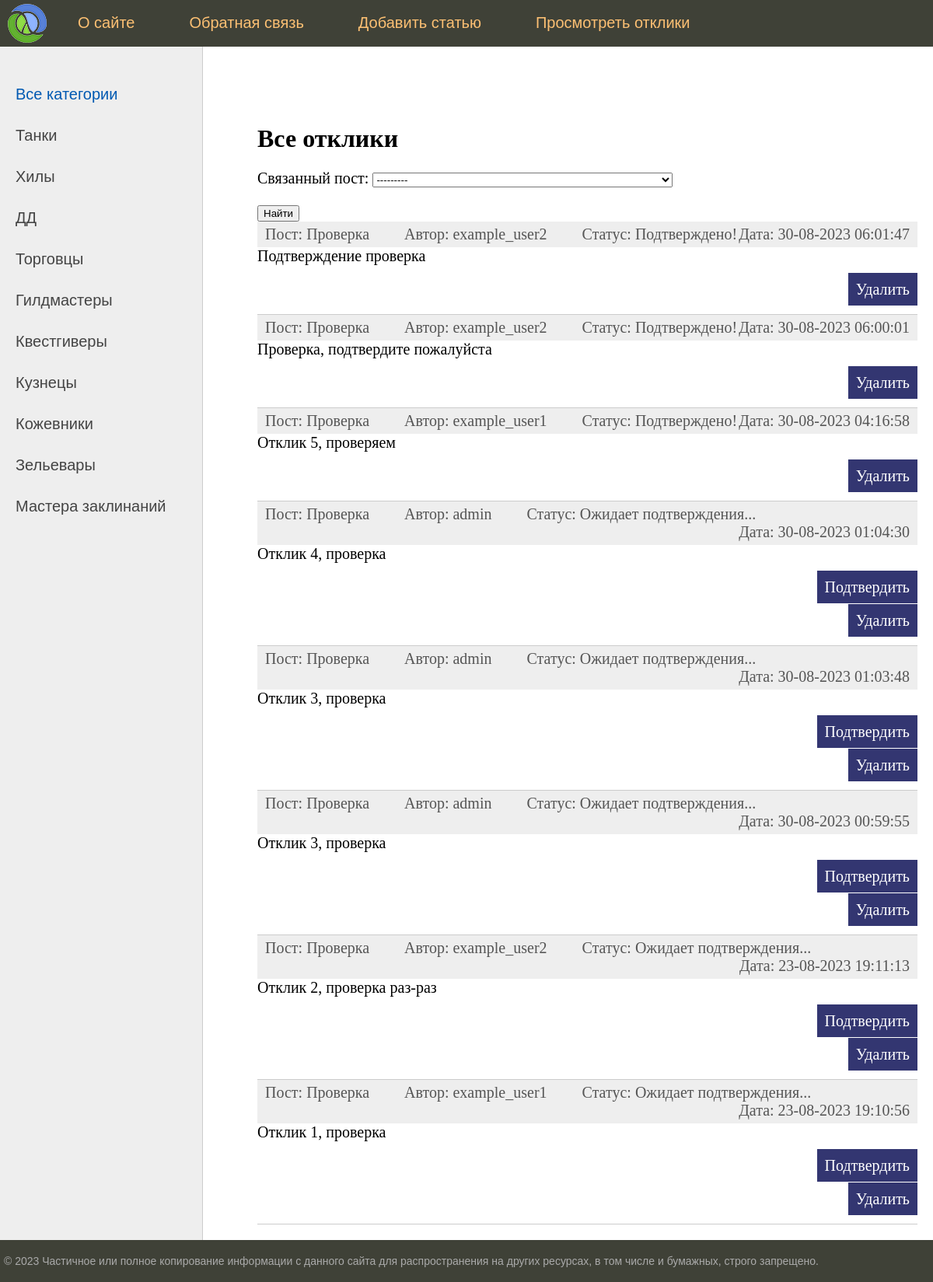
Page /messages/ (signed in) on the earlier database version.
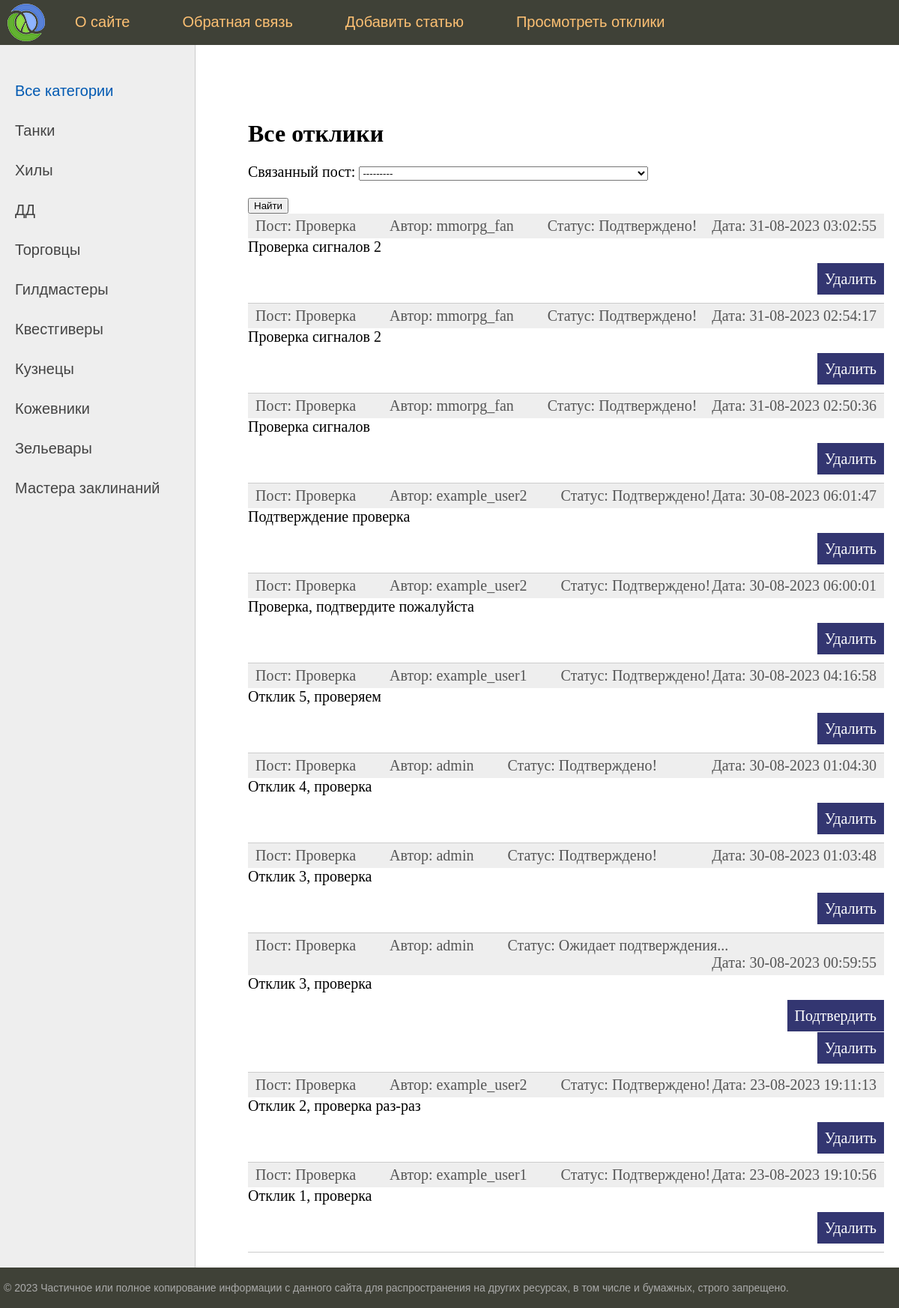
Same page on the later database version.
### bulletinboard/models.py (models this page shows, shortened)
class Category(models.Model):
    name = models.CharField(max_length=100, db_index=True, verbose_name='Категория')
    slug = models.SlugField(max_length=255, unique=True, db_index=True, verbose_name='URL')
    def get_absolute_url(self):
        return reverse('category', kwargs={'cat_slug': self.slug})
    class Meta:
        verbose_name = 'Категория'
        verbose_name_plural = 'Категории'
        ordering = ['id']

class Message(models.Model):
    post = models.ForeignKey(Post, on_delete=models.CASCADE, verbose_name='Связанный пост')
    author = models.ForeignKey(Author, on_delete=models.CASCADE, verbose_name='Автор')
    creation_time = models.DateTimeField(auto_now_add=True, verbose_name='Время создания')
    text = models.TextField(blank=False, verbose_name='Содержание')
    is_approved = models.BooleanField(default=False, verbose_name='Подтверждение')
    class Meta:
        verbose_name = 'Отклик'
        verbose_name_plural = 'Отклики'
        ordering = ['-creation_time']

class Post(models.Model):
    author = models.ForeignKey(Author, on_delete=models.CASCADE, verbose_name='Автор')
    category = models.ForeignKey('Category', models.CASCADE, verbose_name='Категория')
    creation_time = models.DateTimeField(auto_now_add=True, verbose_name='Время создания')
    title = models.CharField(max_length=255, blank=False, verbose_name='Заголовок')
    body = RichTextUploadingField(verbose_name='Содержание')
    def __str__(self):
        return self.title
    class Meta:
        verbose_name = 'Объявление'
        verbose_name_plural = 'Объявления'
        ordering = ['-creation_time', 'title']

class Author(models.Model):
    user = models.OneToOneField(User, on_delete=models.CASCADE)
    def __str__(self):
        return self.user.username
    class Meta:
        verbose_name = 'Автор'
        verbose_name_plural = 'Авторы'
        ordering = ['id']

### bulletinboard/views.py (the view)
# urls.py: path('messages/', ShowMessages.as_view(), name='messages'),
class ShowMessages(LoginRequiredMixin, DataMixin, ListView):
    model = Message
    template_name = 'bulletinboard/messages.html'
    context_object_name = 'messages'
    def get_queryset(self):
        author_instance, created = Author.objects.get_or_create(user=self.request.user)
        queryset = super().get_queryset()
        self.filterset = MessageFilter(self.request.GET, queryset, user=self.request.user)
        return self.filterset.qs.filter(post__author=author_instance)
    def get_context_data(self, *, object_list=None, **kwargs):
        context = super().get_context_data(**kwargs)
        c_def = self.get_user_context(title='Все полученные отклики', filterset=self.filterset)
        return context | c_def

### bulletinboard/templatetags/bulletinboard_tags.py (called while the page is built)
@register.inclusion_tag('bulletinboard/list_categories.html')
def show_categories(cat_selected=0):
    cats = Category.objects.all()
    return {'cats': cats, 'cat_selected': cat_selected}

### bulletinboard/utils.py (called while the page is built)
    def get_user_context(self, **kwargs):
        context = kwargs
        cats = Category.objects.annotate(Count('post'))
        user_menu = menu.copy()
        if not self.request.user.is_authenticated:
            user_menu.pop(2)
            user_menu.pop(2)
        context['menu'] = user_menu
        context['cats'] = cats
        if 'cat_selected' not in context:
            context['cat_selected'] = 0
        return context

### bulletinboard/templates/bulletinboard/messages.html (shortened to what this page needs)
{% extends 'bulletinboard/index.html' %}
{% block content %}
<h1>Все отклики</h1>
    <form action="" method="get">
        {{ filterset.form.as_p }}
        <input type="submit" value="Найти" />
    </form>
<ul class="list-articles">
	{% for m in messages %}
		<li><div class="article-panel">
			<p class="first">Пост: {{m.post.title|truncatewords:10}}&nbsp;&nbsp;&nbsp;&nbsp;&nbsp;&nbsp;&nbsp;&nbsp;
				Автор: {{m.author}}&nbsp;&nbsp;&nbsp;&nbsp;&nbsp;&nbsp;&nbsp;&nbsp;
				{% if m.is_approved %}
				Статус: Подтверждено!
				{% else %}
				Статус: Ожидает подтверждения...
				{% endif %}
					</p>
			<p class="last">Дата: {{m.creation_time|date:"d-m-Y H:i:s"}}</p>
		</div>
					{{m.text}}
			{% if not m.is_approved %}
			<p class="link-read-post"><a href="{% url 'approve_message' message_id=m.id %}">Подтвердить</a></p>
			{% endif %}
			<p class="link-read-post"><a href="{% url 'message_delete' pk=m.id %}">Удалить</a></p>
			</li>
	{% endfor %}
</ul>
{% endblock %}

### bulletinboard/templates/bulletinboard/index.html (shortened to what this page needs)
{% extends 'bulletinboard/default.html' %}

### bulletinboard/templates/bulletinboard/default.html (shortened to what this page needs)
{% load static %}
{% load bulletinboard_tags %}
<!DOCTYPE html>
<html>
<head>
	<link type="text/css" href="{% static 'bulletinboard/css/styles.css' %}" rel="stylesheet" />
</head>
<body>
<table class="table-page" border=0 cellpadding="0" cellspacing="0">
<tr><td valign=top>
{% block mainmenu %}
		<div class="header">
			<ul id="mainmenu" class="mainmenu">
			<li class="logo"><a href="{% url 'home' %}"><div class="logo"></div></a></li>
			{% for m in menu %}
						<li><a href="{% url m.url_name %}">{{m.title}}</a></li>
			{% endfor %}
				{% if request.user.is_authenticated %}
				<li class="last"> {{user.username}} | <a href="{% url 'logout' %}">Выйти</a></li>
				{% else %}
				<li class="last"><a href="{% url 'register' %}">Регистрация</a> | <a href="{% url 'login' %}">Войти</a></li>
				{% endif %}
			</ul>
		</div>
{% endblock mainmenu %}
<table class="table-content" border=0 cellpadding="0" cellspacing="0">
<tr>
	<td valign="top" class="left-chapters">
	<ul id="leftchapters">
		{% if cat_selected == 0 %}
		<li class="selected">Все категории</li>
		{% else %}
		<li><a href ="{% url 'home' %}">Все категории</a></li>
		{% endif %}
		{% show_categories cat_selected%}
	</ul>
</td>
<td valign="top" class="content">
	<div class="content-text">
{% block content %}
{% endblock %}
	</div>
</td></tr></table>
</td></tr>
<tr><td valign=top>
	<div id="footer">
		<p>&copy; 2023 Частичное или полное копирование информации с данного сайта для распространения на других ресурсах, в том числе и бумажных, строго запрещено.</p>
	</div>
</td></tr></table>
</body>
</html>

### bulletinboard/templates/bulletinboard/list_categories.html
{% for c in cats %}
    {% if c.pk == cat_selected %}
        <li class="selected">{{c.name}}</li>
    {% else %}
        <li><a href="{{ c.get_absolute_url }}">{{c.name}}</a></li>
    {% endif %}
{% endfor %}

### bulletinboard/static/bulletinboard/css/styles.css (style rules this page uses)
html, body { font-family: 'Arial'; margin: 0; padding: 0; height: 100%; width: 100%; color: #444; }
a { color: #0059b2; text-decoration: none; }
p.link-read-post { text-align: right; }
p.link-read-post a { padding: 10px; min-width: 100px; background: #333671; color: #fff; text-decoration: none; }
div.article-panel { background: #eee; padding: 5px 10px 5px 10px; box-sizing: border-box; overflow: hidden; color: #555; }
div.article-panel p.first { margin: 0; float: left; }
div.article-panel p.last { margin: 0; float: right; }
ul.list-articles { list-style: none; margin: 0; padding: 0; }
ul.list-articles li { border-bottom: 1px solid #ccc; }
.table-page { width: 100%; height: 100%; vertical-align: top; }
.table-page tr { height: 100%; }
.header { background: #3F4137; height: 60px; }
.logo { background: url('../images/logo.png') no-repeat 10px 5px; width: 70px; height: 60px; }
ul.mainmenu { list-style: none; margin: 0; padding: 0; height: 60px; color: #fdc073; font-size: 20px; overflow: hidden; }
ul.mainmenu li { float: left; margin: 18px 40px 0 30px; }
ul.mainmenu li.logo { margin: 0; }
ul.mainmenu li.last { float: right; }
ul.mainmenu li a { color: #fdc073; text-decoration: none; }
.table-content { width: 100%; min-height: 100%; height: 100%; }
.left-chapters { margin: 0; background: #eee; border-right: 1px solid #ccc; min-height: 100%; }
.left-chapters ul { width: 230px; min-height: 100%; margin: 0; padding: 20px 10px 10px 20px; list-style: none; font-size: 20px; }
.left-chapters ul li { margin: 30px 0 0 0; color: #999; }
.left-chapters ul li.selected { color: #0059b2; }
.left-chapters ul li a { color: #444; text-decoration: none; }
.content { padding: 40px 20px 20px 40px; width: 100%; box-sizing: border-box; }
.content-text { margin: 60px 0 0 30px; color: #000; font-size: 20px; font-family: Yandex Sans Display Light; }
.content-text h1 { font-size: 32px; }
#footer { box-sizing: border-box; background: #3F4137; padding: 5px; color: #aaa; font-size: 14px; font-family: Verdana, Geneva, Arial, Helvetica; text-align: left; overflow: hidden; }

Differences in the rows shown:
added Message: post "Проверка", author "mmorpg_fan", is_approved "Статус: Подтверждено!", creation_time "31-08-2023 03:02:55", text "Проверка сигналов 2"
added Message: post "Проверка", author "mmorpg_fan", is_approved "Статус: Подтверждено!", creation_time "31-08-2023 02:54:17", text "Проверка сигналов 2"
added Message: post "Проверка", author "mmorpg_fan", is_approved "Статус: Подтверждено!", creation_time "31-08-2023 02:50:36", text "Проверка сигналов"
changed Message "Отклик 4, проверка": is_approved "Статус: Ожидает подтверждения... Подтвердить" → "Статус: Подтверждено!"
changed Message (number 8 of 11 on the later page): is_approved "Статус: Ожидает подтверждения... Подтвердить" → "Статус: Подтверждено!"
changed Message "Отклик 2, проверка раз-раз": is_approved "Статус: Ожидает подтверждения... Подтвердить" → "Статус: Подтверждено!"
changed Message "Отклик 1, проверка": is_approved "Статус: Ожидает подтверждения... Подтвердить" → "Статус: Подтверждено!"
